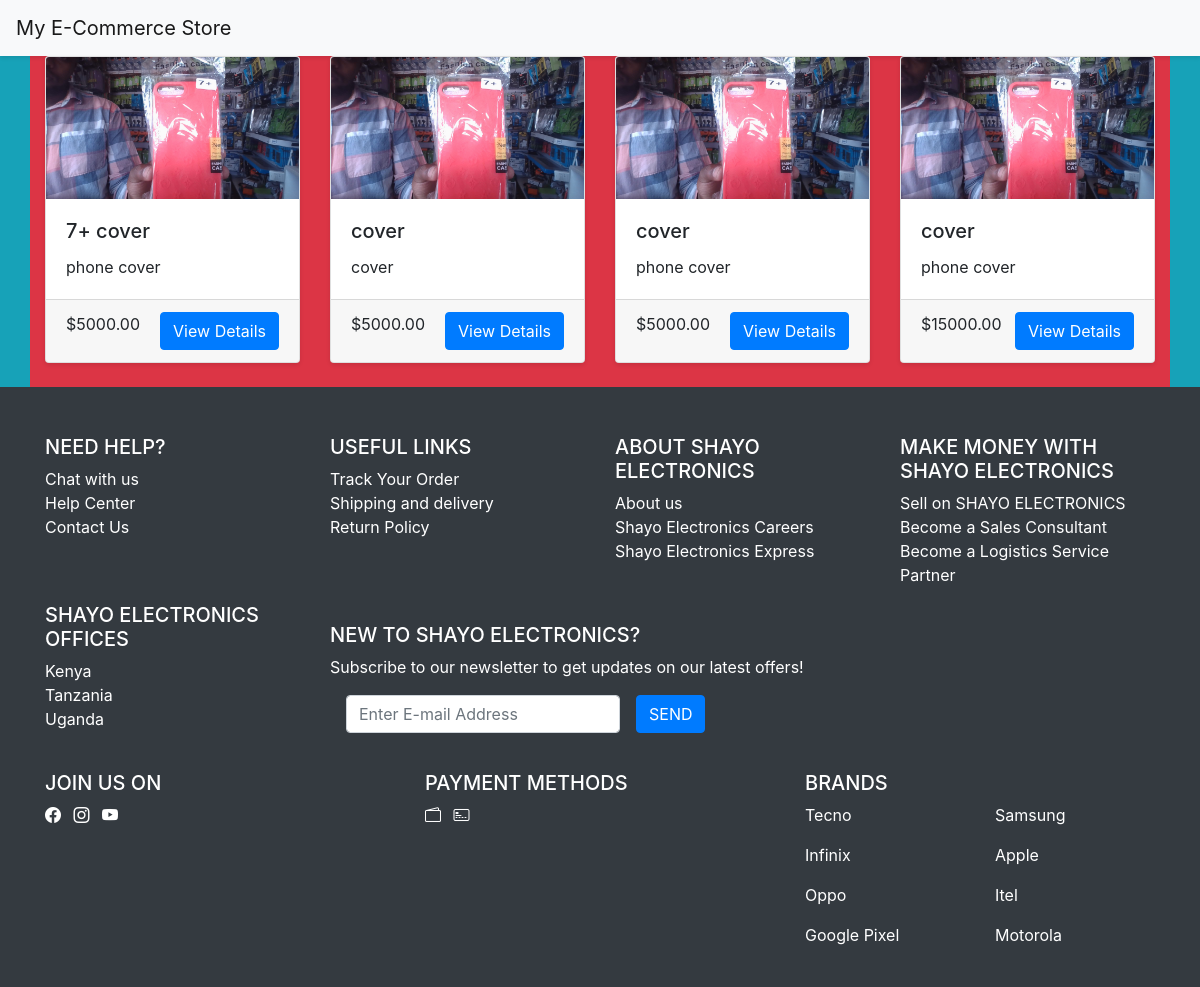
Screenshot of /products/ with the database file from the repository.
### shayo_commerce/models.py (models this page shows, shortened)
class Product(models.Model):
    title = models.CharField(max_length=255)
    description = models.TextField()
    price = models.DecimalField(max_digits=10, decimal_places=2)
    quantity = models.PositiveIntegerField(default=0)
    category = models.ForeignKey(Category, on_delete=models.CASCADE)
    brand = models.ForeignKey(Brand, on_delete=models.CASCADE, blank=True, null=True)
    image = models.ImageField(upload_to='product_images/')

### shayo_commerce/views.py (the view)
# urls.py: path('products/', views.product_list, name='product_list'),
def product_list(request):
    products = Product.objects.all()
    return render(request, 'product_list.html', {'products': products})

### shayo_commerce/templates/product_list.html (shortened to what this page needs)
{% extends 'base.html' %}
{% block content %}
<div class="row">
    {% for product in products %}
    <div class="col-md-3 mb-4">
        <div class="card">
            <img src="{{ product.image.url }}" class="card-img-top" alt="{{ product.title }}">
            <div class="card-body">
                <h5 class="card-title">{{ product.title }}</h5>
                <p class="card-text">{{ product.description }}</p>
            </div>
            <div class="card-footer">
                <span class="float-left">${{ product.price }}</span>
                <a href="{% url 'product_detail' product_id=product.id %}" class="btn btn-primary float-right">View Details</a>
            </div>
        </div>
    </div>
    {% endfor %}
</div>
{% endblock %}

### static/css/style.css (style rules this page uses)
body, html { margin: 0; padding: 0; font-family: Arial, sans-serif; }
.container .card { box-shadow: 0 2px 4px rgba(0, 0, 0, 0.1); }
.btn-primary { background-color: #007bff; border-color: #007bff; }

### rows the page displays
Product: image (picture), title "7+ cover", description "phone cover", price "5000.00"
Product: image (picture), title "cover", description "cover", price "5000.00"
Product: image (picture), title "cover", description "phone cover", price "5000.00"
Product: image (picture), title "cover", description "phone cover", price "15000.00"
